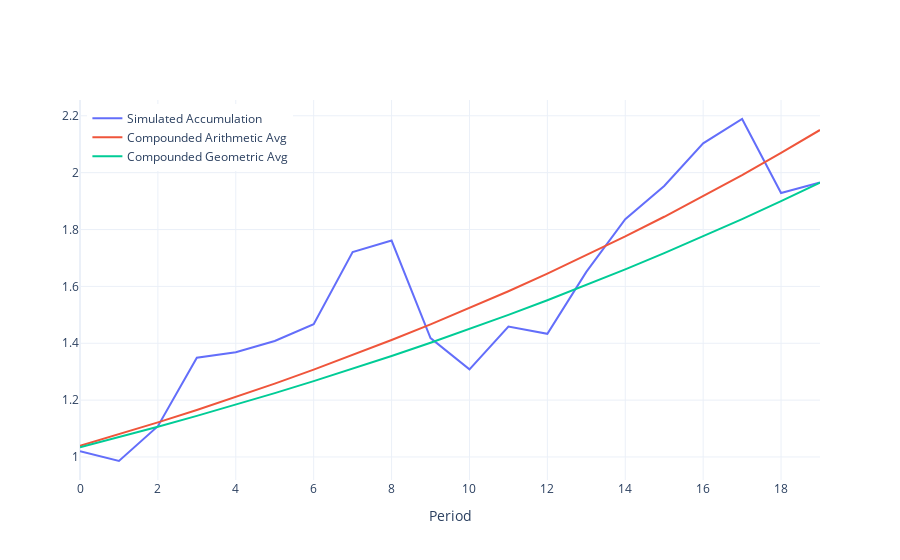

Notebook source saved alongside this figure:
### Markdown cell above
# FIGURE 2

### Code cell
arith_mn = np.mean(rets)
geo_mn = (1+rets).prod()**(1/num_periods) - 1

trace1 = go.Scatter(
    x=[i for i in range(num_periods)],
    y=(1+rets).cumprod(),
    mode="lines",
    name="Simulated Accumulation",
    hovertemplate="%{y:.2f}"
)
trace2 = go.Scatter(
    x=[i for i in range(num_periods)],
    y=(1+arith_mn)**np.arange(1, num_periods+1),
    mode="lines",
    name="Compounded Arithmetic Avg",
    hovertemplate="%{y:.2f}"
)
trace3 = go.Scatter(
    x=[i for i in range(num_periods)],
    y=(1+geo_mn)**np.arange(1, num_periods+1),
    mode="lines",
    name="Compounded Geometric Avg",
    hovertemplate="%{y:.2f}"
)

fig = go.Figure()
for trace in (trace1, trace2, trace3):
    fig.add_trace(trace)
fig.update_layout(
    xaxis_title="Period",
    hovermode="x unified",
    legend=dict(
        yanchor="top",
        y=0.99,
        xanchor="left",
        x=0.01,
    ),
    template="plotly_white"
)
fig.show()

### Figure 1 — Plotly figure (JSON) as saved in the notebook; plotly's stock layout.template omitted (floating-point values rounded to 4 significant figures)
{"data": [{"hovertemplate": "%{y:.2f}", "mode": "lines", "name": "Simulated Accumulation", "type": "scatter", "x": [0, 1, 2, 3, 4, 5, 6, 7, 8, 9, 10, 11, 12, 13, 14, 15, 16, 17, 18, 19], "y": [1.02, 0.9859, 1.109, 1.349, 1.369, 1.408, 1.467, 1.721, 1.761, 1.418, 1.308, 1.459, 1.433, 1.651, 1.836, 1.953, 2.103, 2.189, 1.928, 1.965]}, {"hovertemplate": "%{y:.2f}", "mode": "lines", "name": "Compounded Arithmetic Avg", "type": "scatter", "x": [0, 1, 2, 3, 4, 5, 6, 7, 8, 9, 10, 11, 12, 13, 14, 15, 16, 17, 18, 19], "y": [1.039, 1.08, 1.122, 1.165, 1.211, 1.258, 1.307, 1.358, 1.411, 1.466, 1.524, 1.583, 1.645, 1.709, 1.776, 1.845, 1.917, 1.992, 2.069, 2.15]}, {"hovertemplate": "%{y:.2f}", "mode": "lines", "name": "Compounded Geometric Avg", "type": "scatter", "x": [0, 1, 2, 3, 4, 5, 6, 7, 8, 9, 10, 11, 12, 13, 14, 15, 16, 17, 18, 19], "y": [1.034, 1.07, 1.107, 1.145, 1.184, 1.225, 1.267, 1.31, 1.355, 1.402, 1.45, 1.5, 1.551, 1.605, 1.66, 1.717, 1.776, 1.837, 1.9, 1.965]}], "layout": {"hovermode": "x unified", "legend": {"x": 0.01, "xanchor": "left", "y": 0.99, "yanchor": "top"}, "xaxis": {"title": {"text": "Period"}}}}
